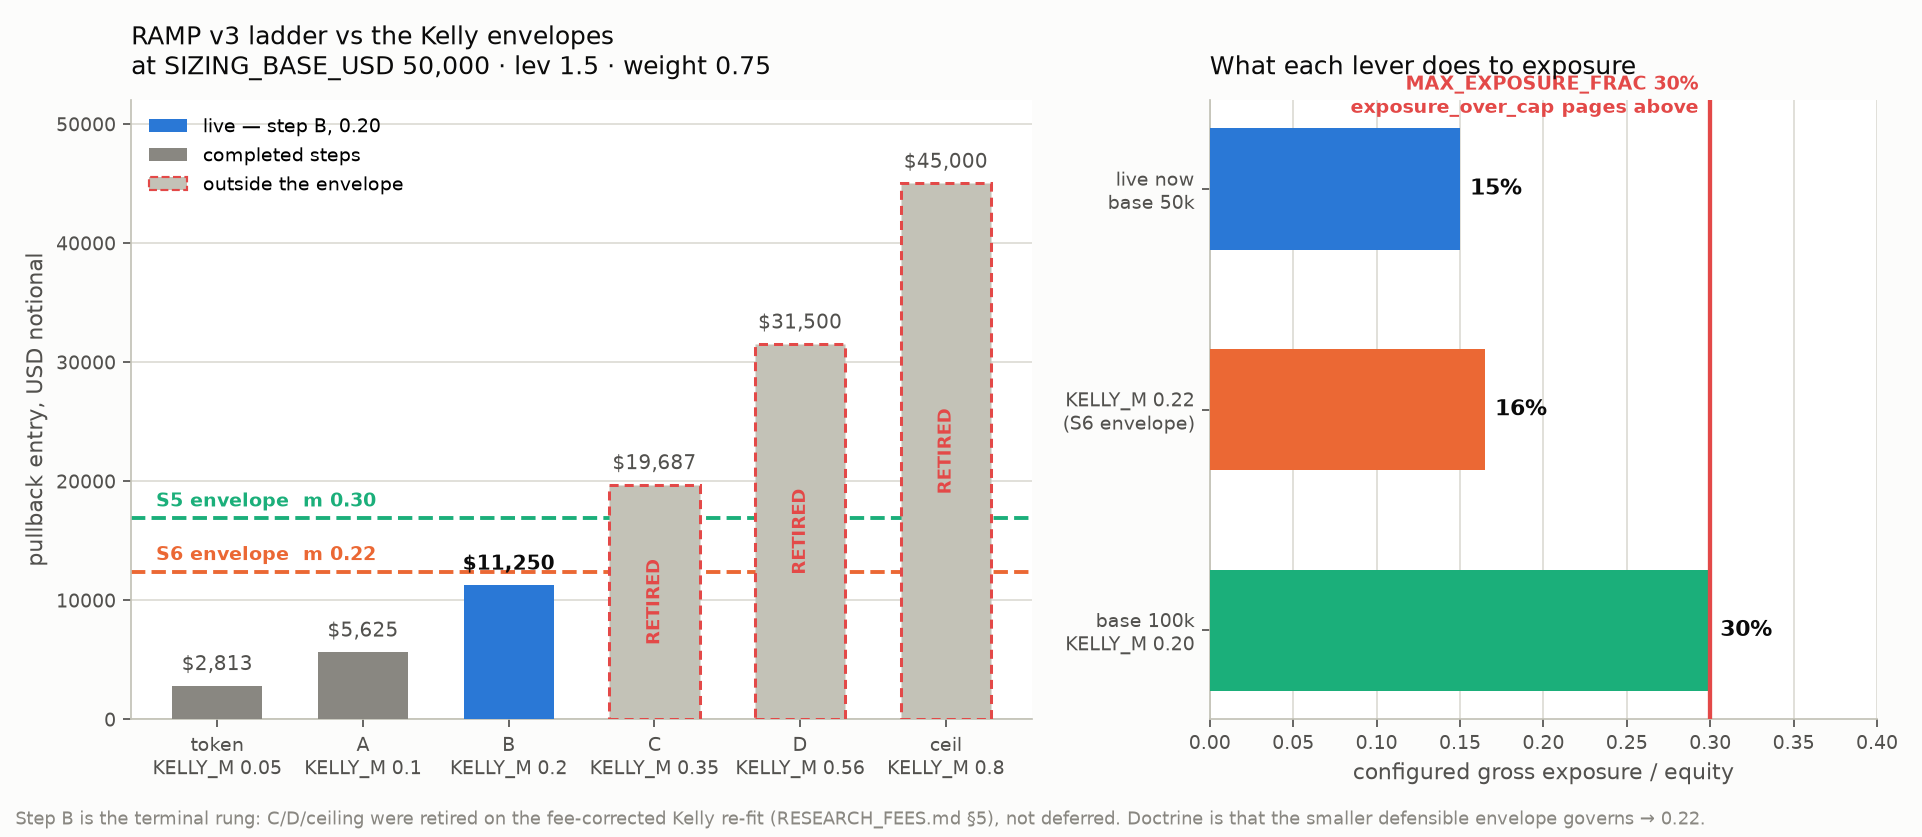

Source code (Python):
"""Where trade size can still go: the RAMP v3 ladder against the two Kelly
envelopes from RESEARCH_FEES.md. Answers "what is the next rung" — there
isn't one; 0.20 is the terminal step. Regenerate: python3 size_next_rung.py"""
import matplotlib
matplotlib.use("Agg")
import matplotlib.pyplot as plt
from matplotlib.patches import Patch

BLUE, ORANGE, AQUA = "#2a78d6", "#eb6834", "#1baf7a"
RED, INK, SEC = "#e34948", "#0b0b0b", "#52514e"
MUTED, GRID, AX, SURF = "#898781", "#e1e0d9", "#c3c2b7", "#fcfcfb"

BASE = 50_000                      # SIZING_BASE_USD, live
PULLBACK_W = 0.75                  # 1 - w_trend
LEV = 1.5                          # REFERENCE_LEV, the blend /exec/target ships

# RAMP v3 ladder. live=True is where the book is now.
RUNGS = [
    ("token", 0.05, "done"),
    ("A",     0.10, "done"),
    ("B",     0.20, "live"),
    ("C",     0.35, "retired"),
    ("D",     0.56, "retired"),
    ("ceil",  0.80, "retired"),
]
S6_ENV, S5_ENV = 0.22, 0.30        # binding recommended m, fee-corrected

fig, (a1, a2) = plt.subplots(1, 2, figsize=(12.4, 5.4),
                             gridspec_kw={"width_ratios": [1.35, 1]})
fig.patch.set_facecolor(SURF)

# ---- left: the ladder, in pullback-entry dollars
xs = range(len(RUNGS))
for x, (name, m, st) in zip(xs, RUNGS):
    usd = m * LEV * PULLBACK_W * BASE
    col = {"done": MUTED, "live": BLUE, "retired": AX}[st]
    a1.bar(x, usd, width=0.62, color=col,
           edgecolor=RED if st == "retired" else "none",
           linewidth=1.4, linestyle=(0, (3, 2)) if st == "retired" else "-",
           zorder=3)
    lbl = f"${usd:,.0f}"
    a1.text(x, usd + 900, lbl, ha="center", va="bottom", fontsize=9.5,
            color=INK if st == "live" else SEC,
            fontweight="bold" if st == "live" else "normal", zorder=4)
    if st == "retired":
        a1.text(x, usd / 2, "RETIRED", ha="center", va="center", fontsize=8.5,
                color=RED, rotation=90, fontweight="bold", zorder=5)

# envelope lines, converted to the same pullback-dollar axis
for env, col, tag in ((S6_ENV, ORANGE, "S6 envelope  m 0.22"),
                      (S5_ENV, AQUA,   "S5 envelope  m 0.30")):
    y = env * LEV * PULLBACK_W * BASE
    a1.axhline(y, color=col, lw=1.8, ls="--", zorder=2)
    a1.text(-0.42, y + 600, tag, ha="left", va="bottom",
            fontsize=9, color=col, fontweight="bold")

a1.set_xticks(list(xs))
a1.set_xticklabels([f"{n}\nKELLY_M {m}" for n, m, _ in RUNGS], fontsize=9,
                   color=SEC)
a1.set_ylabel("pullback entry, USD notional", fontsize=10, color=SEC)
a1.set_title("RAMP v3 ladder vs the Kelly envelopes\n"
             "at SIZING_BASE_USD 50,000 · lev 1.5 · weight 0.75",
             fontsize=11.5, color=INK, loc="left", pad=12)
a1.set_ylim(0, 52_000)
a1.yaxis.grid(True, color=GRID, lw=0.9, zorder=0)
a1.set_axisbelow(True)
for s in ("top", "right"):
    a1.spines[s].set_visible(False)
for s in ("left", "bottom"):
    a1.spines[s].set_color(AX)
a1.tick_params(colors=SEC, labelsize=9)
a1.legend(loc="upper left", handles=[Patch(facecolor=BLUE, label="live — step B, 0.20"),
                   Patch(facecolor=MUTED, label="completed steps"),
                   Patch(facecolor=AX, edgecolor=RED, ls="--",
                         label="outside the envelope")],
          fontsize=9, frameon=False)

# ---- right: gross exposure as a fraction of equity
EQUITY = 100_000.0
cur_gross = 0.20 * LEV * BASE                    # 15,000
scen = [
    ("live now\nbase 50k", cur_gross / EQUITY, BLUE),
    ("KELLY_M 0.22\n(S6 envelope)", 0.22 * LEV * BASE / EQUITY, ORANGE),
    ("base 100k\nKELLY_M 0.20", 0.20 * LEV * 100_000 / EQUITY, AQUA),
]
for i, (lbl, frac, col) in enumerate(scen):
    a2.barh(i, frac, height=0.55, color=col, zorder=3)
    a2.text(frac + 0.006, i, f"{frac:.0%}", va="center", fontsize=10,
            color=INK, fontweight="bold")
a2.axvline(0.30, color=RED, lw=2.0, zorder=4)
a2.text(0.293, -0.42, "MAX_EXPOSURE_FRAC 30%\nexposure_over_cap pages above",
        fontsize=9, color=RED, va="center", ha="right", fontweight="bold")
a2.set_yticks(range(len(scen)))
a2.set_yticklabels([s[0] for s in scen], fontsize=9, color=SEC)
a2.invert_yaxis()
a2.set_xlim(0, 0.40)
a2.set_xlabel("configured gross exposure / equity", fontsize=10, color=SEC)
a2.set_title("What each lever does to exposure", fontsize=11.5, color=INK,
             loc="left", pad=12)
a2.xaxis.grid(True, color=GRID, lw=0.9, zorder=0)
a2.set_axisbelow(True)
for s in ("top", "right"):
    a2.spines[s].set_visible(False)
for s in ("left", "bottom"):
    a2.spines[s].set_color(AX)
a2.tick_params(colors=SEC, labelsize=9)

fig.text(0.008, 0.015,
         "Step B is the terminal rung: C/D/ceiling were retired on the "
         "fee-corrected Kelly re-fit (RESEARCH_FEES.md §5), not deferred. "
         "Doctrine is that the smaller defensible envelope governs → 0.22.",
         fontsize=8.5, color=MUTED)
fig.tight_layout(rect=(0, 0.035, 1, 1))
fig.savefig("/home/user/uranium-dashboard/btc-executor/docs/size_next_rung.png",
            dpi=155, facecolor=SURF)
print("wrote size_next_rung.png")
